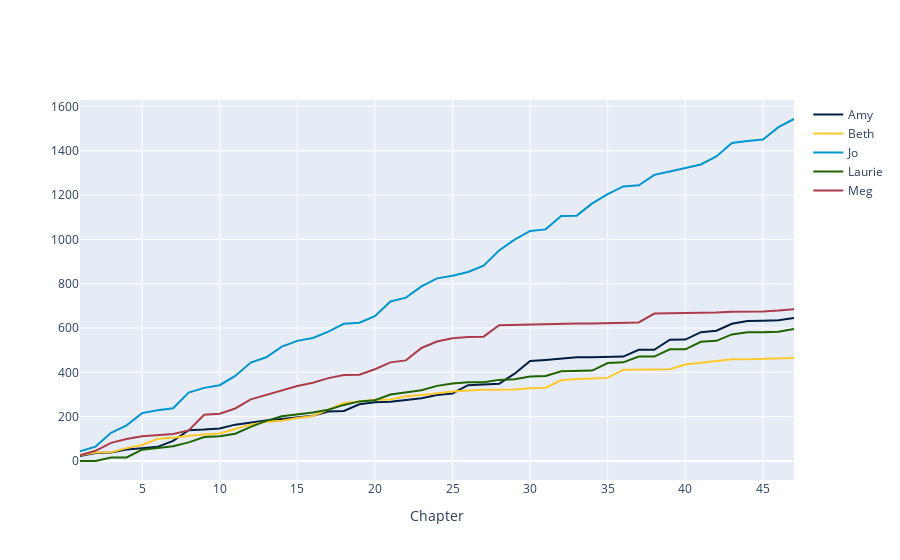

Notebook code cell kept with this figure:
### Markdown cell above
We can use interactive tools as well!

### Code cell
# Plot the cumulative counts
Table.interactive_plots()
cumulative_table.plot(column_for_xticks=0)

### Figure 1 — Plotly figure (JSON) as saved in the notebook; plotly's stock layout.template omitted (floating-point values rounded to 4 significant figures)
{"data": [{"line": {"color": "rgb(0,30,66)"}, "mode": "lines", "name": "Amy", "type": "scatter", "x": [1, 2, 3, 4, 5, 6, 7, 8, 9, 10, 11, 12, 13, 14, 15, 16, 17, 18, 19, 20, 21, 22, 23, 24, 25, 26, 27, 28, 29, 30, 31, 32, 33, 34, 35, 36, 37, 38, 39, 40, 41, 42, 43, 44, 45, 46, 47], "y": [23, 36, 38, 52, 58, 64, 91, 139, 142, 147, 164, 175, 183, 189, 197, 204, 223, 226, 256, 265, 267, 276, 283, 298, 305, 342, 345, 348, 394, 451, 456, 463, 468, 468, 468, 471, 502, 502, 547, 548, 581, 588, 619, 632, 633, 635, 645]}, {"line": {"color": "rgb(256,200,44)"}, "mode": "lines", "name": "Beth", "type": "scatter", "x": [1, 2, 3, 4, 5, 6, 7, 8, 9, 10, 11, 12, 13, 14, 15, 16, 17, 18, 19, 20, 21, 22, 23, 24, 25, 26, 27, 28, 29, 30, 31, 32, 33, 34, 35, 36, 37, 38, 39, 40, 41, 42, 43, 44, 45, 46, 47], "y": [26, 38, 40, 58, 72, 100, 105, 114, 119, 124, 144, 164, 177, 182, 194, 203, 232, 262, 269, 276, 277, 292, 298, 307, 313, 318, 322, 322, 323, 328, 331, 364, 370, 372, 375, 412, 413, 413, 414, 435, 442, 451, 459, 459, 461, 462, 465]}, {"line": {"color": "rgb(0,150,207)"}, "mode": "lines", "name": "Jo", "type": "scatter", "x": [1, 2, 3, 4, 5, 6, 7, 8, 9, 10, 11, 12, 13, 14, 15, 16, 17, 18, 19, 20, 21, 22, 23, 24, 25, 26, 27, 28, 29, 30, 31, 32, 33, 34, 35, 36, 37, 38, 39, 40, 41, 42, 43, 44, 45, 46, 47], "y": [44, 65, 127, 161, 216, 229, 238, 309, 330, 342, 384, 444, 468, 516, 542, 555, 584, 619, 624, 653, 720, 737, 788, 824, 836, 853, 881, 950, 999, 1038, 1045, 1105, 1107, 1162, 1204, 1239, 1244, 1291, 1306, 1321, 1338, 1374, 1435, 1444, 1450, 1506, 1543]}, {"line": {"color": "rgb(30,100,0)"}, "mode": "lines", "name": "Laurie", "type": "scatter", "x": [1, 2, 3, 4, 5, 6, 7, 8, 9, 10, 11, 12, 13, 14, 15, 16, 17, 18, 19, 20, 21, 22, 23, 24, 25, 26, 27, 28, 29, 30, 31, 32, 33, 34, 35, 36, 37, 38, 39, 40, 41, 42, 43, 44, 45, 46, 47], "y": [0, 0, 16, 16, 51, 60, 67, 84, 108, 112, 123, 154, 181, 202, 210, 219, 231, 253, 269, 274, 300, 308, 319, 339, 350, 355, 355, 366, 369, 381, 384, 405, 406, 408, 442, 445, 471, 471, 504, 504, 538, 542, 571, 581, 581, 583, 596]}, {"line": {"color": "rgb(172,60,72)"}, "mode": "lines", "name": "Meg", "type": "scatter", "x": [1, 2, 3, 4, 5, 6, 7, 8, 9, 10, 11, 12, 13, 14, 15, 16, 17, 18, 19, 20, 21, 22, 23, 24, 25, 26, 27, 28, 29, 30, 31, 32, 33, 34, 35, 36, 37, 38, 39, 40, 41, 42, 43, 44, 45, 46, 47], "y": [26, 46, 82, 99, 112, 117, 122, 138, 209, 213, 237, 278, 299, 320, 338, 353, 374, 388, 389, 414, 445, 454, 510, 539, 554, 559, 561, 613, 615, 615, 616, 619, 620, 620, 622, 625, 625, 665, 666, 667, 667, 670, 673, 673, 675, 679, 685]}], "layout": {"xaxis": {"title": {"text": "Chapter"}}, "yaxis": {"title": {}}}}
